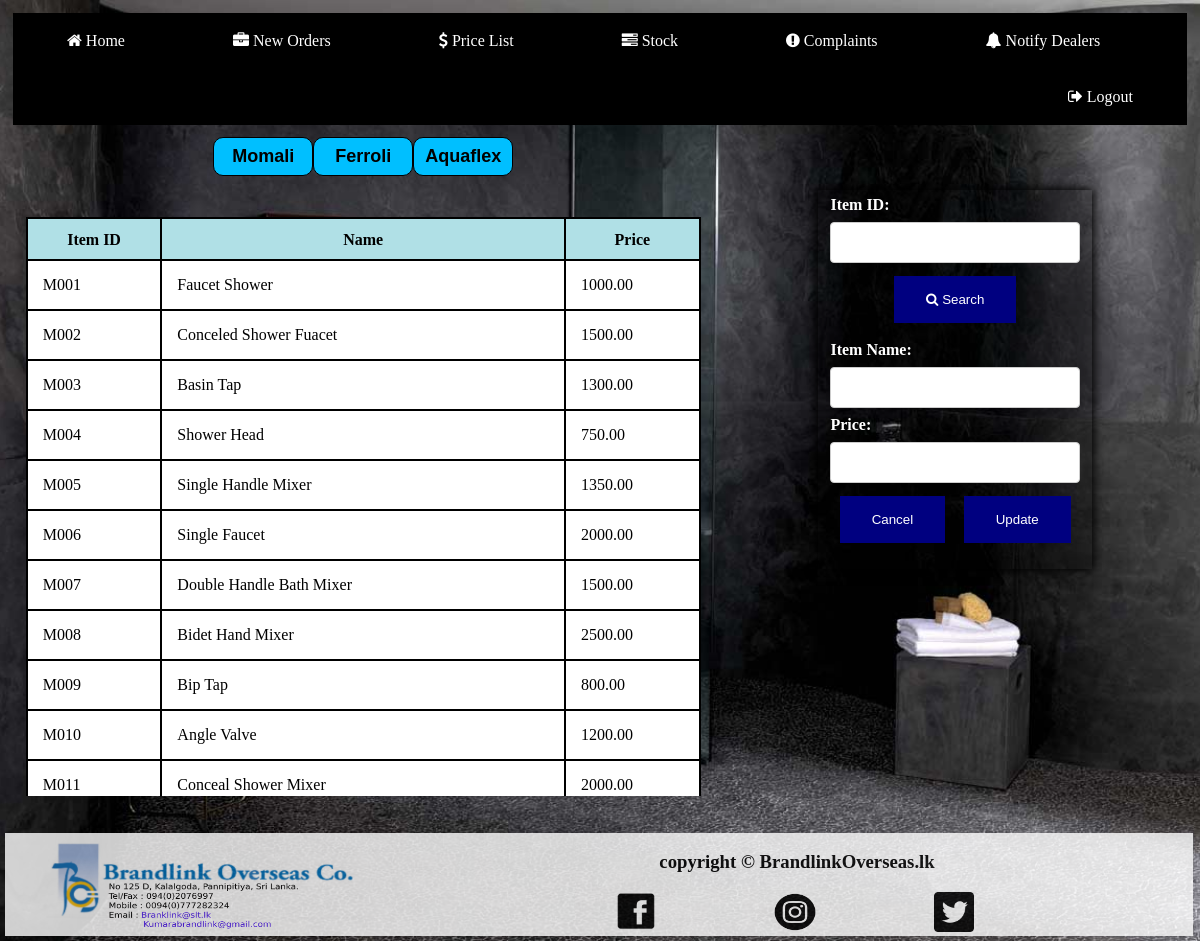
/SC/SC_priceListPage.php, run on the app's committed database.
### tables this page shows
CREATE TABLE IF NOT EXISTS `item` (
  `ItemID` varchar(50) NOT NULL,
  `ItemName` varchar(50) NOT NULL,
  `Category` varchar(50) NOT NULL,
  `Price` decimal(50,2) NOT NULL,
  `Quantity` int(50) NOT NULL,
  `Image` blob NOT NULL,
  PRIMARY KEY (`ItemID`)
);

### SC/SC_priceListPage.php (the view, shortened to what this page needs)
<?php require_once('../connect.php'); ?>
<?php
	$id="";
	$name="";
	$price="";
?>
<html>
	<head>
		<link rel="stylesheet" type="text/css" href="../css/navh.css">
        <link rel="stylesheet" type="text/css" href="../css/dealerCategoryPage.css">
        <link rel="stylesheet" type="text/css" href="../css/SCPriceListPage.css">
		<link rel="stylesheet" href="https://cdnjs.cloudflare.com/ajax/libs/font-awesome/4.7.0/css/font-awesome.min.css">
	</head>
	<body>
    	<div class="container">
            <div class="header">
            </div>
            <div class="clearfix">
				<div class="left">
					<div class="tab">
						<form method="post">
							<button type="submit" name="momali">Momali</button>
							<button type="submit" name="ferroli">Ferroli</button>
							<button type="submit" name="aquaflex">Aquaflex</button>
						</form>
					</div>
					<div class="content">
						<table id="table1">
							<thead>
								<tr>
									<th style="width:20%">Item ID</th>
									<th style="width:60%">Name</th>
									<th style="width:20%">Price</th>
								</tr>
							</thead>
							<tbody>
								<?php
										$sql="SELECT ItemID, ItemName, Price FROM item WHERE Category='Momali'";
										$result=mysqli_query($connection, $sql);
										if (mysqli_num_rows($result) > 0){
											while($row = mysqli_fetch_assoc($result)) {
								?>
												<tr>
													<td><?php echo $row["ItemID"]; ?></td>
													<td><?php echo $row["ItemName"]; ?></td>
													<td><?php echo $row["Price"]; ?></td>
												</tr>
								<?php       }
										} else {
											echo "No Items Found";
										}
								?>
							</tbody>
						</table>
					</div>
				</div>
                <div class="right">
					<form method="post">
						<fieldset>
							<label>
								Item ID: <input type="text" name="id" size="50" value="<?php echo $id; ?>">
							</label>
							<button type="submit" name="search"><i class="fa fa-search" aria-hidden="true"></i> Search</button><br/>
							</form>
							<form name="priceform" method="post" onsubmit="return checkform()">
							<label>
								Item Name: <input type="text" name="iname" size="50" value="<?php echo $name; ?>" readonly>
							</label>
							<label>
								Price: <input type="text" name="price" size="50" value="<?php echo $price; ?>">
							</label>
							<div class="formbtn">
								<button type="submit" name="reset">Cancel</button>
								<input type="submit" value="Update" name="update">
							</div>
							</form>
                </div>
            </div>
            <div class="footercontent">
            </div>
        </div>
	</body>
</html>

### css/navh.css (style rules this page uses)
.navbar { overflow: hidden; background-color: black; }
.navbar a { float: left; font-size: 16px; color: white; text-align: center; padding: 14px 49px; text-decoration: none; margin: 5; }
.navbar a:last-child { border-right: none; float: right; }

### css/dealerCategoryPage.css (style rules this page uses)
.header { padding: 5px; }
.container { width: 100%; height: 100%; }
.clearfix:after { content: "."; display: block; height: 10px; clear: both; visibility:hidden; }
.logo { height: 18%; width: 33%; float: left; background-color:white; text-align: center; opacity: 0.8; }
.footer { background: white; text-align: center; height: 18%; width: 66%; float: left; overflow:hidden; background-color: white; z-index:-1; opacity: 0.8; }
.footer img { padding-left:50px; transition:0.5s; transition-property:all; z-index:1; margin-right: 50; float:center; padding-right:5px; }
.footer h3 { text-align: center; color: black; }
.footercontent { position: fixed; bottom: 5; left: 5; width: 100%; }

### css/SCPriceListPage.css (style rules this page uses)
.clearfix { height: 72%; }
.left { width: 60%; height: 100%; float: left; }
.tab { width: 100%; height: 13%; display: flex; justify-content: center; }
.content { width: 95%; height: 87%; margin-left: auto; margin-right: auto; overflow: auto ; }
.right { width: 40%; height: 100%; float: right; }
table { width: 100%; }
table, th, td { border: 2px solid black; border-collapse: collapse; }
th { position: sticky; top: 0; padding-top: 12px; padding-bottom: 10px; background-color: rgb(176,224,230); }
tr { background-color: white; }
td { padding: 15px; }
.tab button { padding: 8px 10px; min-width: 100px; font-weight: bold; font-size: large; background-color: rgb(0,191,255); border-radius: 10px; border: 1px solid black; cursor: pointer; float: left; margin-top: 7px; }
fieldset { background-color: rgb(0,0,0,0.3); border-style: none; border-color: black; margin-top: 60px; margin-left: 100px; margin-right: 100px; box-shadow: 0px 0px 10px 2px black; color: white; }
label { font-weight: bold; }
input[type=text] { width: 100%; padding: 12px 20px; margin: 8px 0; display: inline-block; border: 1px solid #ccc; border-radius: 4px; box-sizing: border-box; }
input[type=submit], .right button { background-color: rgb(0,0,128); border: none; color: white; padding: 16px 32px; text-decoration: none; margin: 4px 2px; cursor: pointer; margin: 0 auto; display: block; margin-top: 5px; }
.formbtn { display: flex; }

### SC/SC_priceListPage.php (style rules this page uses)
body { background-color: #000; background-image: url("../img/background.jpg"); background-size: cover; background-position: top center; }

### data on the page
item: ItemID "M001", ItemName "Faucet Shower", Price "1000.00"
item: ItemID "M002", ItemName "Conceled Shower Fuacet", Price "1500.00"
item: ItemID "M003", ItemName "Basin Tap", Price "1300.00"
item: ItemID "M004", ItemName "Shower Head", Price "750.00"
item: ItemID "M005", ItemName "Single Handle Mixer", Price "1350.00"
item: ItemID "M006", ItemName "Single Faucet", Price "2000.00"
item: ItemID "M007", ItemName "Double Handle Bath Mixer", Price "1500.00"
item: ItemID "M008", ItemName "Bidet Hand Mixer", Price "2500.00"
item: ItemID "M009", ItemName "Bip Tap", Price "800.00"
item: ItemID "M010", ItemName "Angle Valve", Price "1200.00"
item: ItemID "M011", ItemName "Conceal Shower Mixer", Price "2000.00"
